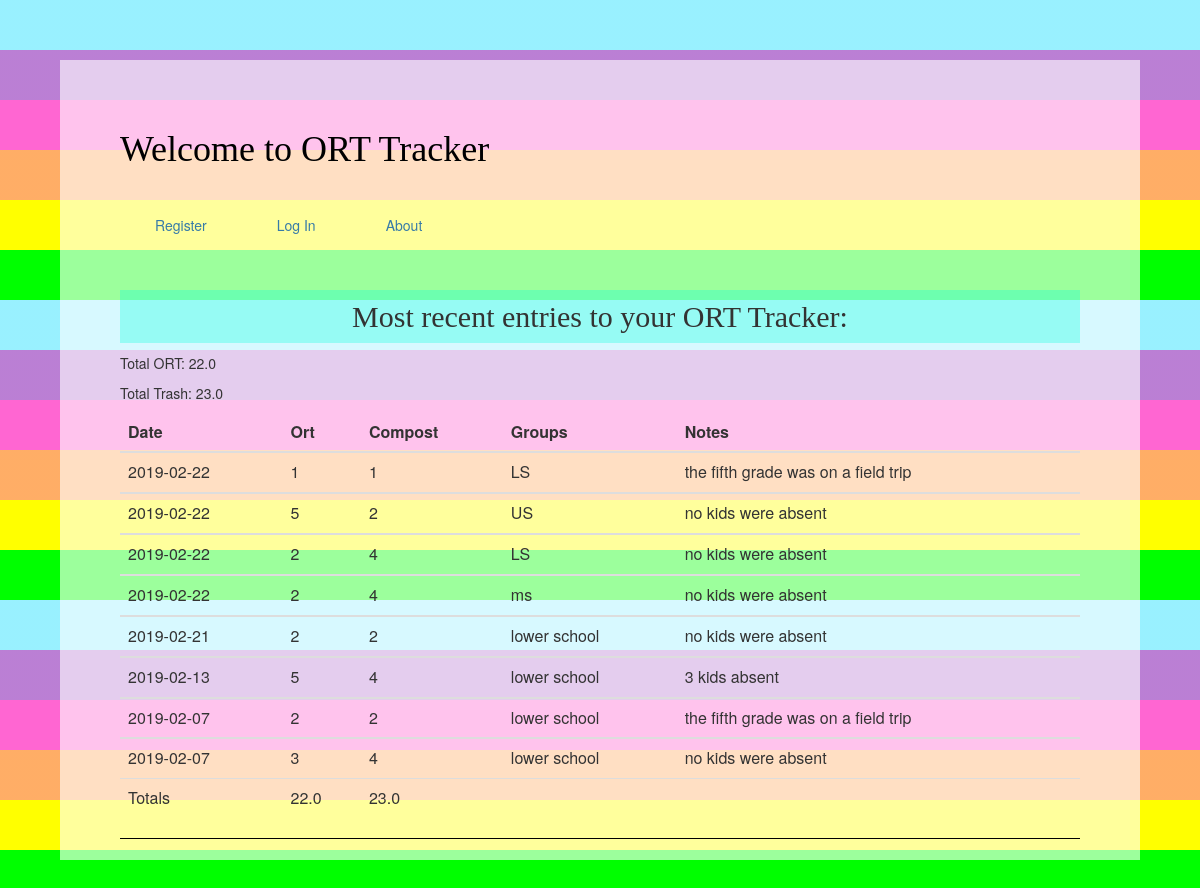
The page /index on the database as committed earlier.
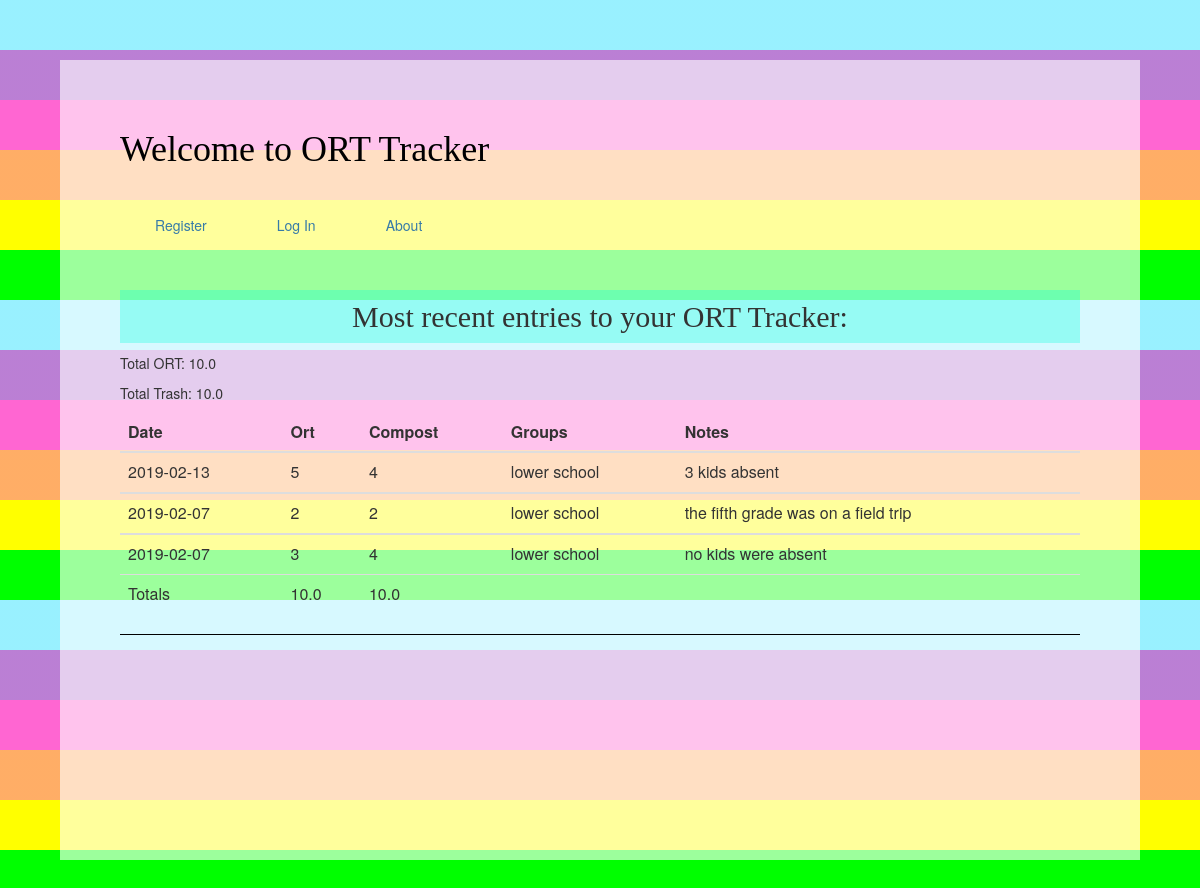
The same page on the database as committed later.
### application/models.py (models this page shows, shortened)
class Data(db.Model):
    id = db.Column(db.Integer, primary_key=True)
    notes = db.Column(db.String(128), index=True, unique=False)
    wdate = db.Column(db.Date(), default= date.today, index=True, unique=False)
    weight_of_ort = db.Column(db.String(128), index=True, unique=False)
    weight_of_compost = db.Column(db.String(128), index=True, unique=False)
    groups = db.Column(db.String(128), index=True, unique=False)
    user_id = db.Column(db.Integer, db.ForeignKey('user.id'))

### application/routes.py (the view)
@application.route('/', methods=['GET', 'POST'])
@application.route('/index', methods=['GET', 'POST'])
def bview():
    try:
        query_db = Data.query.order_by(Data.id.desc())#took out .limit(num_return)
        for q in query_db:
            print(q.notes)
        db.session.close()
    except:
        db.session.rollback()
    total_ort=0
    total_g=0
    for i in query_db:
        total_ort+= float(i.weight_of_ort)
        total_g += float(i.weight_of_compost)
    print(total_ort,total_g)
    return render_template('results.html', results=query_db, total_ort=total_ort, total_g=total_g)

### application/templates/results.html
{% extends "base.html" %} {% import 'macros.html' as macros %}
{% block content %}
      <div align="center">
        <h2>{{num_return}} Most recent entries to your ORT Tracker:</h2>
      </div>
<p class= "totals">Total ORT: {{total_ort}}</p>
<p class= "totals">Total Trash: {{total_g}}</p>
<table class="table table-striped table-hover">
<thead>
<tr>
  <th>Date</th>
  <th>Ort</th>
  <th>Compost</th>
  <th>Groups</th>
  <th>Notes</th>
</tr>
</thead>
{% for z in results %}
<tbody>
<tr>
  <td>{{z.wdate}}</td>
  <td>{{z.weight_of_ort}}</td>
  <td>{{z.weight_of_compost}}</td>
  <td>{{z.groups}}</td>
    <td>{{z.notes}}</td>
</tr>
{% endfor %}
<tr>
<td>Totals</td>
<td>{{total_ort}}</td>
<td>{{total_g}}</td>
<td></td>
<td></td>
</tr>
</tbody>
</table>
<hr>
{% endblock %}

### application/templates/base.html (shortened to what this page needs)
<html>
  <head>
    <link href="//maxcdn.bootstrapcdn.com/bootstrap/3.3.1/css/bootstrap.min.css" rel="stylesheet">
    <link rel="stylesheet" media="screen" href="https://fontlibrary.org/face/glacial-indifference" type="text/css"/>
    <link href="static/styles.css" rel="stylesheet">
  </head>
  <body>
    <div class= "main-wrap">
<h1>Welcome to ORT Tracker</h1>
<ul class="topnav nav navbar-nav">
  {% if current_user.is_authenticated %}
    <li><a href="{{url_for('bview')}}">Home</a></li>
    <li><a href="{{ url_for('bform') }}">Enter Waste</a></li>
    <li><a href="{{ url_for('logout') }}">Logout</a></li>
    <li><a href="{{url_for('about')}}">About</a></li>
  {% else %}
    <li><a href="{{ url_for('register') }}">Register</a></li>
    <li><a href="{{ url_for('login') }}">Log In</a></li>
    <li><a href="{{ url_for('about') }}">About</a></li>
  {% endif %}
</ul>
    {% block content %} {% endblock %}
</div>
  </body>
</html>

### static/styles.css (style rules this page uses)
body { margin: 0 auto; background:repeating-linear-gradient(180deg, #00dbff66, #00dbff66 50px, #7700aa80 50px, #7700aa80 100px, #ff00b499 100px, #ff00b499 150px, #f709 150px, #f709 200px, #ff0 200px, #ff0 250px, #0f0 250px, #0f0 300px); }
h1 { font-family: 'GlacialIndifferenceRegular',serif; color: #000; margin: 1rem 0; }
h2 { font-family: 'GlacialIndifferenceRegular' ; background: #00ffdb4d; padding: 1rem; }
a { color: #377ba8; }
hr { border: none; border-top: 1px solid black; }
.main-wrap { background-color: #ffffff9c; height: 100%; margin: 5%; padding: 5%; }
.topnav a { margin: 20px }
.table-striped > tbody > tr:nth-child(2n+1) { background: none; }
.navbar-nav { float:none; }

Rows that differ between the two databases and show on the page:
removed Data: wdate "2019-02-22", weight_of_ort "1", weight_of_compost "1", groups "LS", notes "the fifth grade was on a field trip"
removed Data: wdate "2019-02-22", weight_of_ort "5", weight_of_compost "2", groups "US", notes "no kids were absent"
removed Data: wdate "2019-02-22", weight_of_ort "2", weight_of_compost "4", groups "LS", notes "no kids were absent"
removed Data: wdate "2019-02-22", weight_of_ort "2", weight_of_compost "4", groups "ms", notes "no kids were absent"
removed Data: wdate "2019-02-21", weight_of_ort "2", weight_of_compost "2", groups "lower school", notes "no kids were absent"
Other text that changed with them:
{{ total_ort }}: "22.0" → "10.0"
{{ total_g }}: "23.0" → "10.0"
